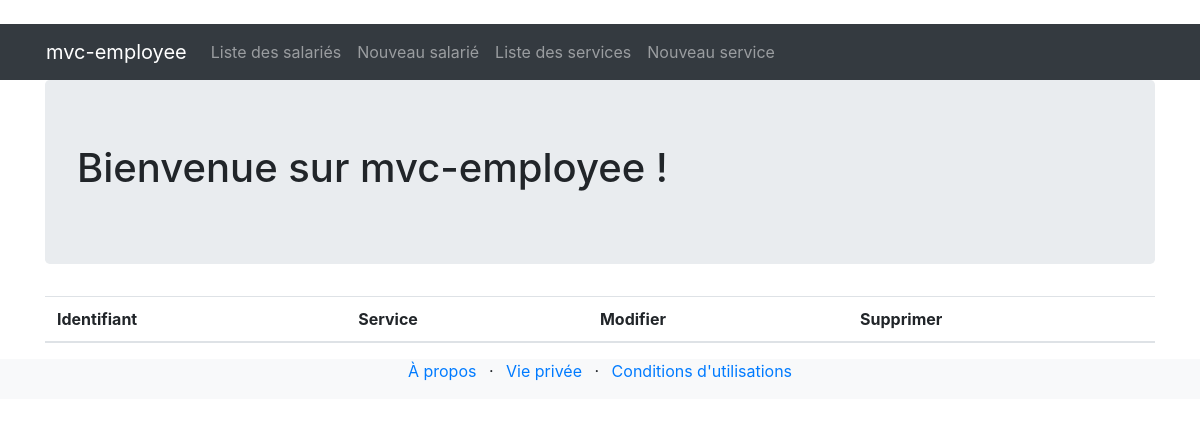
/mvc-employees/departement/index, run on an earlier commit of the app's database.
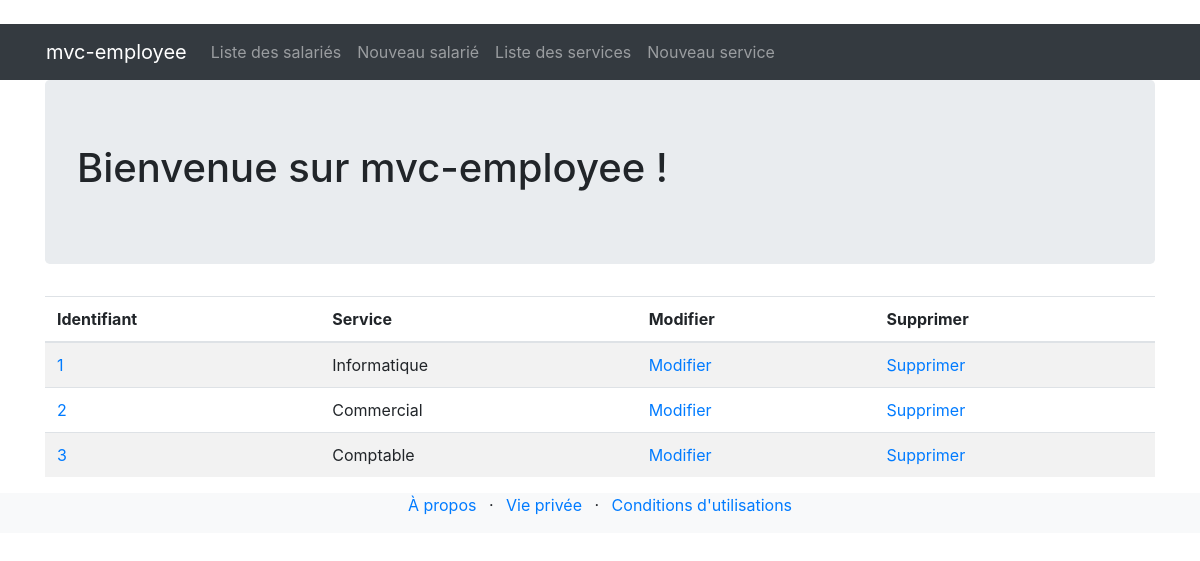
And on a later commit of the database.
### tables this page shows
CREATE TABLE `departement` (
  `id` int NOT NULL,
  `name` varchar(50) NOT NULL
);

### src/Lib/Renderer.php (called while the page is built, shortened)
<?php
class Renderer
{
    public static function render(string $path, array $var = []): void
    {
        extract($var);
        require('src/View/' . $path . '.view.php');
        $pageContent = ob_get_clean();
        require('src/layout.php');
    }
}

### src/Controller/DepartementController.php (called while the page is built, shortened)
<?php
class DepartementController extends Controller
{
    private $model;
    public function __construct()
    {
        $this->model = new DepartementManager();
    }
    public function index()
    {
        $departements = $this->model->findAll();
        Renderer::render("departement/listing", compact('departements'));
    }
}

### index.php (called while the page is built, shortened)
<?php
Application::start();

### src/Model/Bdd.php (called while the page is built, shortened)
<?php
class Bdd
{
    private static $db;
    public static function dbConnect()
    {
        $params = [
            'host' => 'localhost',
            'dbname' => 'employees',
            'username' => 'admin',
            'password' => 'test'
        ];
        if (self::$db === null) {
            $dsn = "mysql:host={$params['host']}; dbname={$params['dbname']}";
            $db = new PDO($dsn, $params['username'], $params['password']);
            $db->setAttribute(PDO::ATTR_ERRMODE, PDO::ERRMODE_EXCEPTION);
        }
        return $db;
    }
}

### src/Model/Model.php (called while the page is built, shortened)
<?php
abstract class Model
{
    protected $db;
    protected $table;
    protected $class;
    public function __construct()
    {
        $this->db = Bdd::dbConnect();
    }
    public function findAll()
    {
        $req = $this->db->prepare("SELECT * FROM $this->table");
        $req->execute();
        $req->setFetchMode(PDO::FETCH_CLASS, $this->class);
        return $req->fetchAll();
    }
}

### src/Entity/Departement.php (called while the page is built, shortened)
<?php
class Departement
{
    private $id;
    private $name;
    public function getId()
    {
        return $this->id;
    }
    public function getName()
    {
        return $this->name;
    }
}

### src/View/departement/listing.view.php (the view)
<div class="container">
        <div class="row">
            <div class="col">
                <table class="table table-striped">
                    <thead>
                        <tr>
                            <th>Identifiant</th>
                            <th>Service</th>
                            <th>Modifier</th>
                            <th>Supprimer</th>
                        </tr>
                    </thead>
                    <tbody>
                        <?php
                        foreach ($departements as $departement) {
                            echo '<tr>
                            <td><a href="/mvc-employees/departement/show/'.$departement->getId().'"> ' . $departement->getId() . '</a></td>
                            <td>' . $departement->getName() . '</td>
                            <td><a href="/mvc-employees/departement/editView/'.$departement->getId().'">Modifier</a></td>
                            <td><a href="/mvc-employees/departement/delete/'.$departement->getId().'">Supprimer</a></td>
                            </tr>';
                        }
                        ?>
                    </tbody>
                </table>
            </div>
        </div>
    </div>

### src/Lib/Application.php (shortened to what this page needs)
<?php
class Application
{
    public static function start()
    {
        $uri = $_SERVER['REQUEST_URI'];
            $params = explode('/', $uri);
            if (!empty($params[3])) {
                $action = $params[3];
            } else {
                $action = "index";
            }
            $controller = new $controllerName();
            if (!empty($params[4])) {
                $_GET['id'] = (int)$params[4];
                $controller->$action();
            } else {
                $controller->$action();
            }
    }
}

### src/layout.php (shortened to what this page needs)
<html>
<head>
    <link rel="stylesheet" href="https://stackpath.bootstrapcdn.com/bootstrap/4.4.1/css/bootstrap.min.css">
</head>
<body>
    <div class="bg-dark">
        <div class="container">
            <div class="row">
                <nav class="col navbar navbar-expand-lg navbar-dark">
                    <a class="navbar-brand" href="/mvc-employees/employee/index/1">mvc-employee</a>
                    <div id="navbarContent" class="collapse navbar-collapse">
                        <ul class="navbar-nav">
                            <li class="nav-item">
                                <a class="nav-link" href="/mvc-employees/employee/index/1">Liste des salariés</a>
                            </li>
                            <li class="nav-item">
                                <a class="nav-link" href="/mvc-employees/employee/newView">Nouveau salarié</a>
                            </li>
                            <li class="nav-item">
                                <a class="nav-link" href="/mvc-employees/departement/index">Liste des services</a>
                            </li>
                            <li class="nav-item">
                                <a class="nav-link" href="/mvc-employees/departement/newView">Nouveau service</a>
                            </li>
                        </ul>
                    </div>
                </nav>
            </div>
        </div>
    </div>
    <div class="container">
        <div class="row">
            <div class="col">
                <div class="jumbotron">
                    <h1>Bienvenue sur mvc-employee !</h1>
                </div>
            </div>
        </div>
    </div>
    <?= $pageContent; ?>
    <div class="bg-light">
        <div class="container">
            <div class="row">
                <div class="col">
                    <ul class="list-inline text-center">
                        <li class="list-inline-item"><a href="#">À propos</a></li>
                        <li class="list-inline-item">&middot;</li>
                        <li class="list-inline-item"><a href="#">Vie privée</a></li>
                        <li class="list-inline-item">&middot;</li>
                        <li class="list-inline-item"><a href="#">Conditions d'utilisations</a></li>
                    </ul>
                </div>
            </div>
        </div>
    </div>
</body>
</html>

What changed in the data, as far as the page shows it:
added departement: id "1", name "Informatique"
added departement: id "2", name "Commercial"
added departement: id "3", name "Comptable"
